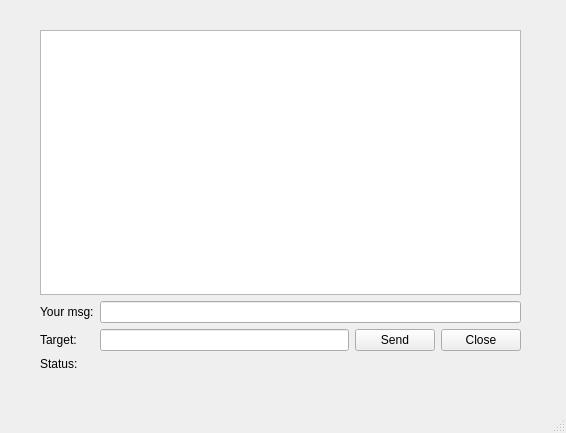
<?xml version="1.0" encoding="UTF-8"?>
<ui version="4.0">
 <class>chatwin</class>
 <widget class="QMainWindow" name="chatwin">
  <property name="geometry">
   <rect>
    <x>0</x>
    <y>0</y>
    <width>566</width>
    <height>433</height>
   </rect>
  </property>
  <property name="windowTitle">
   <string>MainWindow</string>
  </property>
  <widget class="QWidget" name="centralwidget">
   <widget class="QWidget" name="layoutWidget">
    <property name="geometry">
     <rect>
      <x>40</x>
      <y>30</y>
      <width>481</width>
      <height>341</height>
     </rect>
    </property>
    <layout class="QGridLayout" name="gridLayout">
     <item row="0" column="0" colspan="4">
      <widget class="QPlainTextEdit" name="plainTextEdit"/>
     </item>
     <item row="1" column="0" colspan="2">
      <widget class="QLabel" name="label">
       <property name="text">
        <string>Your msg:</string>
       </property>
      </widget>
     </item>
     <item row="1" column="2" colspan="2">
      <widget class="QLineEdit" name="msg"/>
     </item>
     <item row="2" column="0" colspan="2">
      <widget class="QLabel" name="label_3">
       <property name="text">
        <string>Target:</string>
       </property>
      </widget>
     </item>
     <item row="2" column="2">
      <widget class="QLineEdit" name="target"/>
     </item>
     <item row="2" column="3">
      <layout class="QHBoxLayout" name="horizontalLayout_2">
       <item>
        <layout class="QHBoxLayout" name="horizontalLayout">
         <item>
          <widget class="QPushButton" name="pushButton">
           <property name="text">
            <string>Send</string>
           </property>
          </widget>
         </item>
         <item>
          <widget class="QPushButton" name="pushButton_2">
           <property name="text">
            <string>Close</string>
           </property>
          </widget>
         </item>
        </layout>
       </item>
      </layout>
     </item>
     <item row="3" column="0">
      <widget class="QLabel" name="label_2">
       <property name="text">
        <string>Status:</string>
       </property>
      </widget>
     </item>
     <item row="3" column="1" colspan="3">
      <widget class="QLabel" name="status">
       <property name="text">
        <string/>
       </property>
      </widget>
     </item>
    </layout>
   </widget>
  </widget>
  <widget class="QMenuBar" name="menubar">
   <property name="geometry">
    <rect>
     <x>0</x>
     <y>0</y>
     <width>566</width>
     <height>25</height>
    </rect>
   </property>
  </widget>
  <widget class="QStatusBar" name="statusbar"/>
 </widget>
 <resources/>
 <connections>
  <connection>
   <sender>pushButton_2</sender>
   <signal>clicked()</signal>
   <receiver>chatwin</receiver>
   <slot>close()</slot>
   <hints>
    <hint type="sourcelabel">
     <x>707</x>
     <y>320</y>
    </hint>
    <hint type="destinationlabel">
     <x>600</x>
     <y>375</y>
    </hint>
   </hints>
  </connection>
 </connections>
</ui>
